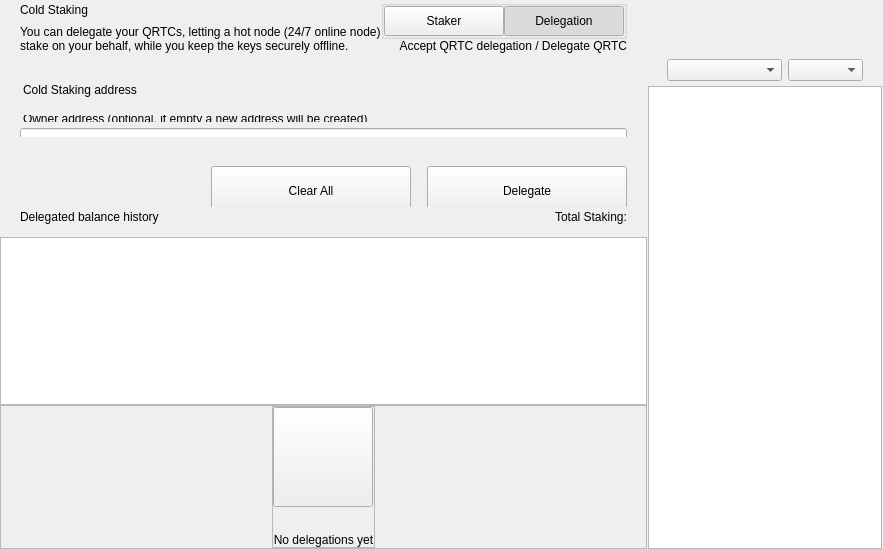
<?xml version="1.0" encoding="UTF-8"?>
<ui version="4.0">
 <class>ColdStakingWidget</class>
 <widget class="QWidget" name="ColdStakingWidget">
  <property name="geometry">
   <rect>
    <x>0</x>
    <y>0</y>
    <width>629</width>
    <height>549</height>
   </rect>
  </property>
  <property name="windowTitle">
   <string>Form</string>
  </property>
  <layout class="QHBoxLayout" name="horizontalLayout_1" stretch="2,1">
   <property name="spacing">
    <number>0</number>
   </property>
   <property name="leftMargin">
    <number>0</number>
   </property>
   <property name="topMargin">
    <number>0</number>
   </property>
   <property name="rightMargin">
    <number>0</number>
   </property>
   <property name="bottomMargin">
    <number>0</number>
   </property>
   <item>
    <widget class="QWidget" name="left" native="true">
     <layout class="QVBoxLayout" name="verticalLayout_3">
      <property name="leftMargin">
       <number>0</number>
      </property>
      <property name="topMargin">
       <number>0</number>
      </property>
      <property name="rightMargin">
       <number>0</number>
      </property>
      <property name="bottomMargin">
       <number>0</number>
      </property>
      <item>
       <layout class="QVBoxLayout" name="verticalLayout_2">
        <property name="spacing">
         <number>0</number>
        </property>
        <item>
         <layout class="QVBoxLayout" name="verticalLayoutTop">
          <property name="spacing">
           <number>0</number>
          </property>
          <property name="leftMargin">
           <number>0</number>
          </property>
          <property name="rightMargin">
           <number>0</number>
          </property>
          <item>
           <widget class="QWidget" name="containerTitle" native="true">
            <property name="sizePolicy">
             <sizepolicy hsizetype="Preferred" vsizetype="Minimum">
              <horstretch>0</horstretch>
              <verstretch>0</verstretch>
             </sizepolicy>
            </property>
            <property name="maximumSize">
             <size>
              <width>16777215</width>
              <height>100</height>
             </size>
            </property>
            <layout class="QHBoxLayout" name="containerTitleLayout">
             <property name="spacing">
              <number>0</number>
             </property>
             <property name="leftMargin">
              <number>20</number>
             </property>
             <property name="topMargin">
              <number>0</number>
             </property>
             <property name="rightMargin">
              <number>20</number>
             </property>
             <property name="bottomMargin">
              <number>0</number>
             </property>
             <item>
              <layout class="QVBoxLayout" name="verticalLayout11">
               <property name="spacing">
                <number>5</number>
               </property>
               <item>
                <widget class="QLabel" name="labelTitle">
                 <property name="text">
                  <string>Cold Staking</string>
                 </property>
                </widget>
               </item>
               <item>
                <widget class="QLabel" name="labelSubtitle1">
                 <property name="maximumSize">
                  <size>
                   <width>16777215</width>
                   <height>16777215</height>
                  </size>
                 </property>
                 <property name="text">
                  <string>You can delegate your QRTCs, letting a hot node (24/7 online node)
stake on your behalf, while you keep the keys securely offline.</string>
                 </property>
                </widget>
               </item>
              </layout>
             </item>
             <item>
              <spacer name="horizontalSpacer">
               <property name="orientation">
                <enum>Qt::Horizontal</enum>
               </property>
               <property name="sizeHint" stdset="0">
                <size>
                 <width>40</width>
                 <height>20</height>
                </size>
               </property>
              </spacer>
             </item>
             <item>
              <widget class="QWidget" name="containerViewPrivacyChecks" native="true">
               <layout class="QVBoxLayout" name="containerPrivacyChecks">
                <property name="spacing">
                 <number>0</number>
                </property>
                <property name="leftMargin">
                 <number>0</number>
                </property>
                <property name="topMargin">
                 <number>0</number>
                </property>
                <property name="rightMargin">
                 <number>0</number>
                </property>
                <property name="bottomMargin">
                 <number>0</number>
                </property>
                <item alignment="Qt::AlignHCenter|Qt::AlignVCenter">
                 <widget class="QGroupBox" name="groupBox">
                  <property name="title">
                   <string/>
                  </property>
                  <layout class="QHBoxLayout" name="horizontalLayout_2_1">
                   <property name="spacing">
                    <number>0</number>
                   </property>
                   <property name="leftMargin">
                    <number>0</number>
                   </property>
                   <property name="topMargin">
                    <number>0</number>
                   </property>
                   <property name="rightMargin">
                    <number>0</number>
                   </property>
                   <property name="bottomMargin">
                    <number>0</number>
                   </property>
                   <item>
                    <widget class="QPushButton" name="pushLeft">
                     <property name="minimumSize">
                      <size>
                       <width>120</width>
                       <height>30</height>
                      </size>
                     </property>
                     <property name="maximumSize">
                      <size>
                       <width>120</width>
                       <height>30</height>
                      </size>
                     </property>
                     <property name="focusPolicy">
                      <enum>Qt::NoFocus</enum>
                     </property>
                     <property name="text">
                      <string>Staker</string>
                     </property>
                     <property name="checkable">
                      <bool>true</bool>
                     </property>
                     <property name="autoExclusive">
                      <bool>true</bool>
                     </property>
                    </widget>
                   </item>
                   <item>
                    <widget class="QPushButton" name="pushRight">
                     <property name="minimumSize">
                      <size>
                       <width>120</width>
                       <height>30</height>
                      </size>
                     </property>
                     <property name="maximumSize">
                      <size>
                       <width>120</width>
                       <height>30</height>
                      </size>
                     </property>
                     <property name="focusPolicy">
                      <enum>Qt::NoFocus</enum>
                     </property>
                     <property name="text">
                      <string>Delegation</string>
                     </property>
                     <property name="checkable">
                      <bool>true</bool>
                     </property>
                     <property name="checked">
                      <bool>true</bool>
                     </property>
                     <property name="autoExclusive">
                      <bool>true</bool>
                     </property>
                    </widget>
                   </item>
                  </layout>
                 </widget>
                </item>
                <item alignment="Qt::AlignTop">
                 <widget class="QLabel" name="labelSubtitle2">
                  <property name="text">
                   <string>Accept QRTC delegation / Delegate QRTC</string>
                  </property>
                  <property name="alignment">
                   <set>Qt::AlignRight|Qt::AlignTrailing|Qt::AlignVCenter</set>
                  </property>
                 </widget>
                </item>
               </layout>
              </widget>
             </item>
            </layout>
           </widget>
          </item>
          <item>
           <spacer name="verticalSpacer_2">
            <property name="orientation">
             <enum>Qt::Vertical</enum>
            </property>
            <property name="sizeType">
             <enum>QSizePolicy::Fixed</enum>
            </property>
            <property name="sizeHint" stdset="0">
             <size>
              <width>20</width>
              <height>30</height>
             </size>
            </property>
           </spacer>
          </item>
          <item>
           <widget class="QWidget" name="containerSend" native="true">
            <property name="minimumSize">
             <size>
              <width>0</width>
              <height>50</height>
             </size>
            </property>
            <layout class="QVBoxLayout" name="containerSendRow">
             <property name="spacing">
              <number>6</number>
             </property>
             <property name="leftMargin">
              <number>0</number>
             </property>
             <property name="topMargin">
              <number>0</number>
             </property>
             <property name="rightMargin">
              <number>0</number>
             </property>
             <property name="bottomMargin">
              <number>0</number>
             </property>
             <item>
              <widget class="QLabel" name="labelEditTitle">
               <property name="maximumSize">
                <size>
                 <width>16777215</width>
                 <height>30</height>
                </size>
               </property>
               <property name="styleSheet">
                <string notr="true">padding-left:20px; padding-bottom:3px;</string>
               </property>
               <property name="text">
                <string>Cold Staking address</string>
               </property>
              </widget>
             </item>
             <item>
              <spacer name="verticalSpacer_6">
               <property name="orientation">
                <enum>Qt::Vertical</enum>
               </property>
               <property name="sizeType">
                <enum>QSizePolicy::Fixed</enum>
               </property>
               <property name="sizeHint" stdset="0">
                <size>
                 <width>20</width>
                 <height>9</height>
                </size>
               </property>
              </spacer>
             </item>
             <item>
              <widget class="QWidget" name="containerOwner" native="true">
               <layout class="QVBoxLayout" name="vContainerOwner">
                <property name="spacing">
                 <number>4</number>
                </property>
                <property name="leftMargin">
                 <number>20</number>
                </property>
                <property name="topMargin">
                 <number>0</number>
                </property>
                <property name="rightMargin">
                 <number>20</number>
                </property>
                <property name="bottomMargin">
                 <number>0</number>
                </property>
                <item>
                 <widget class="QLabel" name="labelSubtitleDescription">
                  <property name="maximumSize">
                   <size>
                    <width>16777215</width>
                    <height>20</height>
                   </size>
                  </property>
                  <property name="styleSheet">
                   <string notr="true">margin-bottom:2px;
                   margin-left:0.05px;
                   padding:0px;</string>
                  </property>
                  <property name="text">
                   <string>Owner address (optional, if empty a new address will be created)</string>
                  </property>
                 </widget>
                </item>
                <item>
                 <widget class="QLineEdit" name="lineEditOwnerAddress">
                  <property name="minimumSize">
                   <size>
                    <width>0</width>
                    <height>50</height>
                   </size>
                  </property>
                  <property name="maximumSize">
                   <size>
                    <width>16777215</width>
                    <height>50</height>
                   </size>
                  </property>
                  <property name="styleSheet">
                   <string notr="true"/>
                  </property>
                  <property name="placeholderText">
                   <string>Enter owner address</string>
                  </property>
                 </widget>
                </item>
               </layout>
              </widget>
             </item>
            </layout>
           </widget>
          </item>
         </layout>
        </item>
        <item>
         <spacer name="verticalSpacer_3">
          <property name="orientation">
           <enum>Qt::Vertical</enum>
          </property>
          <property name="sizeType">
           <enum>QSizePolicy::Minimum</enum>
          </property>
          <property name="sizeHint" stdset="0">
           <size>
            <width>20</width>
            <height>20</height>
           </size>
          </property>
         </spacer>
        </item>
        <item>
         <widget class="QWidget" name="containerBtn" native="true">
          <property name="minimumSize">
           <size>
            <width>0</width>
            <height>50</height>
           </size>
          </property>
          <layout class="QHBoxLayout" name="horizontalLayout">
           <property name="rightMargin">
            <number>20</number>
           </property>
           <item>
            <spacer name="horizontalSpacer_2">
             <property name="orientation">
              <enum>Qt::Horizontal</enum>
             </property>
             <property name="sizeHint" stdset="0">
              <size>
               <width>200</width>
               <height>20</height>
              </size>
             </property>
            </spacer>
           </item>
           <item>
            <layout class="QHBoxLayout" name="horizontalLayout_7">
             <item>
              <spacer name="horizontalSpacer_3">
               <property name="orientation">
                <enum>Qt::Horizontal</enum>
               </property>
               <property name="sizeType">
                <enum>QSizePolicy::Expanding</enum>
               </property>
               <property name="sizeHint" stdset="0">
                <size>
                 <width>40</width>
                 <height>20</height>
                </size>
               </property>
              </spacer>
             </item>
             <item>
              <widget class="QPushButton" name="pushButtonClear">
               <property name="minimumSize">
                <size>
                 <width>200</width>
                 <height>50</height>
                </size>
               </property>
               <property name="focusPolicy">
                <enum>Qt::NoFocus</enum>
               </property>
               <property name="text">
                <string>Clear All</string>
               </property>
              </widget>
             </item>
             <item>
              <spacer name="horizontalSpacer_4">
               <property name="orientation">
                <enum>Qt::Horizontal</enum>
               </property>
               <property name="sizeType">
                <enum>QSizePolicy::Fixed</enum>
               </property>
               <property name="sizeHint" stdset="0">
                <size>
                 <width>10</width>
                 <height>20</height>
                </size>
               </property>
              </spacer>
             </item>
             <item>
              <widget class="QPushButton" name="pushButtonSend">
               <property name="minimumSize">
                <size>
                 <width>200</width>
                 <height>50</height>
                </size>
               </property>
               <property name="maximumSize">
                <size>
                 <width>200</width>
                 <height>50</height>
                </size>
               </property>
               <property name="focusPolicy">
                <enum>Qt::NoFocus</enum>
               </property>
               <property name="text">
                <string>Delegate</string>
               </property>
              </widget>
             </item>
            </layout>
           </item>
          </layout>
         </widget>
        </item>
        <item>
         <widget class="QWidget" name="containerHistoryLabel" native="true">
          <layout class="QHBoxLayout" name="horizontalLayout_4">
           <property name="spacing">
            <number>0</number>
           </property>
           <property name="leftMargin">
            <number>20</number>
           </property>
           <property name="topMargin">
            <number>0</number>
           </property>
           <property name="rightMargin">
            <number>20</number>
           </property>
           <property name="bottomMargin">
            <number>0</number>
           </property>
           <item>
            <widget class="QWidget" name="verticalWidget" native="true">
             <property name="minimumSize">
              <size>
               <width>100</width>
               <height>0</height>
              </size>
             </property>
             <layout class="QVBoxLayout" name="verticalLayout_58">
              <property name="leftMargin">
               <number>0</number>
              </property>
              <property name="topMargin">
               <number>0</number>
              </property>
              <property name="rightMargin">
               <number>0</number>
              </property>
              <property name="bottomMargin">
               <number>0</number>
              </property>
              <item>
               <widget class="QLabel" name="labelListHistory">
                <property name="text">
                 <string>Delegated balance history</string>
                </property>
               </widget>
              </item>
             </layout>
            </widget>
           </item>
           <item>
            <spacer name="horizontalSpacer_5">
             <property name="orientation">
              <enum>Qt::Horizontal</enum>
             </property>
             <property name="sizeHint" stdset="0">
              <size>
               <width>40</width>
               <height>20</height>
              </size>
             </property>
            </spacer>
           </item>
           <item>
            <widget class="QLabel" name="labelStakingTotal">
             <property name="text">
              <string>Total Staking:</string>
             </property>
            </widget>
           </item>
          </layout>
         </widget>
        </item>
        <item>
         <layout class="QVBoxLayout" name="verticalLayout_64">
          <property name="spacing">
           <number>0</number>
          </property>
          <item>
           <spacer name="verticalSpacer_44">
            <property name="orientation">
             <enum>Qt::Vertical</enum>
            </property>
            <property name="sizeType">
             <enum>QSizePolicy::Fixed</enum>
            </property>
            <property name="sizeHint" stdset="0">
             <size>
              <width>20</width>
              <height>10</height>
             </size>
            </property>
           </spacer>
          </item>
          <item>
           <widget class="QListView" name="listView">
            <property name="enabled">
             <bool>true</bool>
            </property>
            <property name="mouseTracking">
             <bool>true</bool>
            </property>
           </widget>
          </item>
          <item>
           <widget class="QFrame" name="emptyContainer">
            <property name="minimumSize">
             <size>
              <width>0</width>
              <height>100</height>
             </size>
            </property>
            <property name="frameShape">
             <enum>QFrame::StyledPanel</enum>
            </property>
            <property name="frameShadow">
             <enum>QFrame::Raised</enum>
            </property>
            <layout class="QVBoxLayout" name="verticalLayout_71" stretch="1,8">
             <property name="spacing">
              <number>0</number>
             </property>
             <property name="leftMargin">
              <number>0</number>
             </property>
             <property name="topMargin">
              <number>0</number>
             </property>
             <property name="rightMargin">
              <number>0</number>
             </property>
             <property name="bottomMargin">
              <number>0</number>
             </property>
             <item>
              <spacer name="verticalSpacer">
               <property name="orientation">
                <enum>Qt::Vertical</enum>
               </property>
               <property name="sizeHint" stdset="0">
                <size>
                 <width>20</width>
                 <height>20</height>
                </size>
               </property>
              </spacer>
             </item>
             <item alignment="Qt::AlignHCenter|Qt::AlignVCenter">
              <widget class="QFrame" name="emptyScreen">
               <property name="sizePolicy">
                <sizepolicy hsizetype="Expanding" vsizetype="Expanding">
                 <horstretch>0</horstretch>
                 <verstretch>0</verstretch>
                </sizepolicy>
               </property>
               <property name="frameShape">
                <enum>QFrame::StyledPanel</enum>
               </property>
               <property name="frameShadow">
                <enum>QFrame::Raised</enum>
               </property>
               <layout class="QVBoxLayout" name="verticalLayout">
                <property name="spacing">
                 <number>30</number>
                </property>
                <property name="leftMargin">
                 <number>0</number>
                </property>
                <property name="topMargin">
                 <number>0</number>
                </property>
                <property name="rightMargin">
                 <number>0</number>
                </property>
                <property name="bottomMargin">
                 <number>0</number>
                </property>
                <item alignment="Qt::AlignHCenter|Qt::AlignVCenter">
                 <widget class="QPushButton" name="pushImgEmpty">
                  <property name="minimumSize">
                   <size>
                    <width>100</width>
                    <height>100</height>
                   </size>
                  </property>
                  <property name="maximumSize">
                   <size>
                    <width>100</width>
                    <height>100</height>
                   </size>
                  </property>
                  <property name="focusPolicy">
                   <enum>Qt::NoFocus</enum>
                  </property>
                  <property name="text">
                   <string/>
                  </property>
                  <property name="iconSize">
                   <size>
                    <width>100</width>
                    <height>100</height>
                   </size>
                  </property>
                 </widget>
                </item>
                <item alignment="Qt::AlignHCenter|Qt::AlignVCenter">
                 <widget class="QLabel" name="labelEmpty">
                  <property name="styleSheet">
                   <string notr="true"/>
                  </property>
                  <property name="text">
                   <string>No delegations yet</string>
                  </property>
                  <property name="alignment">
                   <set>Qt::AlignCenter</set>
                  </property>
                 </widget>
                </item>
               </layout>
              </widget>
             </item>
            </layout>
           </widget>
          </item>
         </layout>
        </item>
       </layout>
      </item>
     </layout>
    </widget>
   </item>
   <item>
    <widget class="QWidget" name="right" native="true">
     <layout class="QVBoxLayout" name="rightContainer">
      <property name="spacing">
       <number>0</number>
      </property>
      <property name="leftMargin">
       <number>1</number>
      </property>
      <property name="topMargin">
       <number>0</number>
      </property>
      <property name="rightMargin">
       <number>1</number>
      </property>
      <property name="bottomMargin">
       <number>0</number>
      </property>
      <item>
       <widget class="QWidget" name="containerRightButtons" native="true">
        <property name="minimumSize">
         <size>
          <width>0</width>
          <height>50</height>
         </size>
        </property>
        <layout class="QVBoxLayout" name="verticalLayout_4">
         <property name="leftMargin">
          <number>19</number>
         </property>
         <property name="topMargin">
          <number>0</number>
         </property>
         <property name="rightMargin">
          <number>19</number>
         </property>
         <property name="bottomMargin">
          <number>0</number>
         </property>
         <item>
          <widget class="OptionButton" name="btnCoinControl" native="true">
           <property name="minimumSize">
            <size>
             <width>0</width>
             <height>0</height>
            </size>
           </property>
          </widget>
         </item>
         <item>
          <widget class="OptionButton" name="btnColdStaking" native="true"/>
         </item>
         <item>
          <widget class="OptionButton" name="btnMyStakingAddresses" native="true">
           <property name="sizePolicy">
            <sizepolicy hsizetype="Preferred" vsizetype="Minimum">
             <horstretch>0</horstretch>
             <verstretch>0</verstretch>
            </sizepolicy>
           </property>
          </widget>
         </item>
        </layout>
       </widget>
      </item>
      <item>
       <widget class="QWidget" name="sortWidget" native="true">
        <layout class="QHBoxLayout" name="horizontalLayout_6">
         <property name="leftMargin">
          <number>19</number>
         </property>
         <property name="rightMargin">
          <number>19</number>
         </property>
         <property name="bottomMargin">
          <number>5</number>
         </property>
         <item>
          <spacer name="horizontalSpacer_6">
           <property name="orientation">
            <enum>Qt::Horizontal</enum>
           </property>
           <property name="sizeHint" stdset="0">
            <size>
             <width>40</width>
             <height>20</height>
            </size>
           </property>
          </spacer>
         </item>
         <item>
          <widget class="QComboBox" name="comboBoxSort">
           <property name="sizePolicy">
            <sizepolicy hsizetype="Preferred" vsizetype="Fixed">
             <horstretch>0</horstretch>
             <verstretch>0</verstretch>
            </sizepolicy>
           </property>
           <property name="minimumSize">
            <size>
             <width>115</width>
             <height>0</height>
            </size>
           </property>
          </widget>
         </item>
         <item>
          <widget class="QComboBox" name="comboBoxSortOrder">
           <property name="sizePolicy">
            <sizepolicy hsizetype="Preferred" vsizetype="Fixed">
             <horstretch>0</horstretch>
             <verstretch>0</verstretch>
            </sizepolicy>
           </property>
           <property name="minimumSize">
            <size>
             <width>75</width>
             <height>0</height>
            </size>
           </property>
          </widget>
         </item>
        </layout>
       </widget>
      </item>
      <item>
       <widget class="QListView" name="listViewStakingAddress">
        <property name="enabled">
         <bool>true</bool>
        </property>
        <property name="mouseTracking">
         <bool>true</bool>
        </property>
       </widget>
      </item>
     </layout>
    </widget>
   </item>
  </layout>
 </widget>
 <customwidgets>
  <customwidget>
   <class>OptionButton</class>
   <extends>QWidget</extends>
   <header>qt/quirkyturt/optionbutton.h</header>
   <container>1</container>
  </customwidget>
 </customwidgets>
 <resources/>
 <connections/>
</ui>
